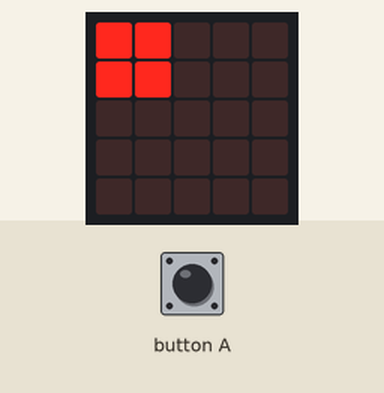
This program was run on a simulated BBC micro:bit (MakeCode). Shown: the board's 5×5 LED display. Inputs (shaded band) come from the test bench. Random numbers come from a fixed seed.

Above: at 1.2 s.
1.3 s: button A pressed for 0.15 s
At 2.4 s:
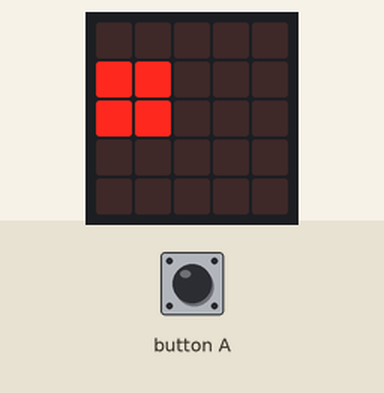
2.9 s: button A pressed for 0.15 s
At 3.6 s:
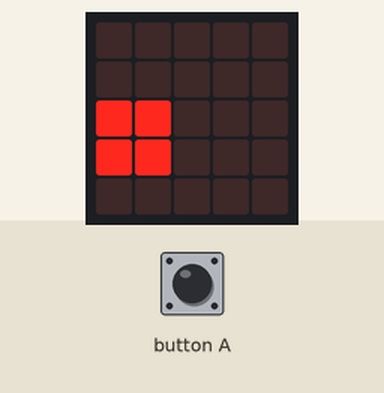
4.5 s: button A pressed for 0.15 s
At 5.3 s:
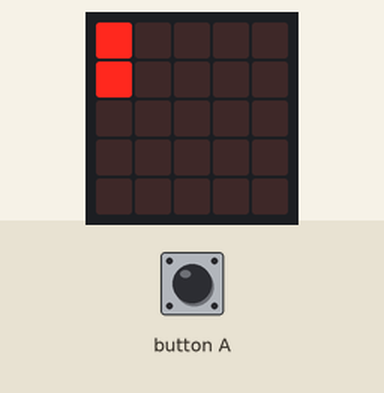
6.1 s: button A pressed for 0.15 s
At 7.2 s:
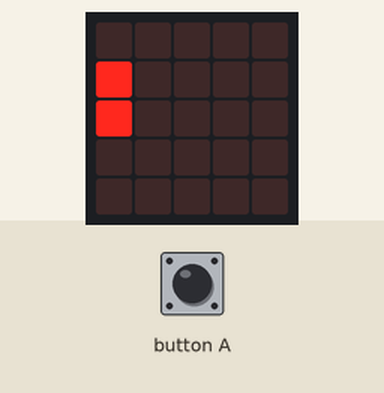
7.7 s: button A pressed for 0.15 s
At 8.4 s:
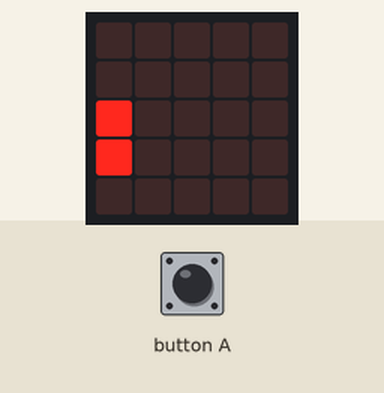
9.3 s: button A pressed for 0.15 s
At 10.3 s:
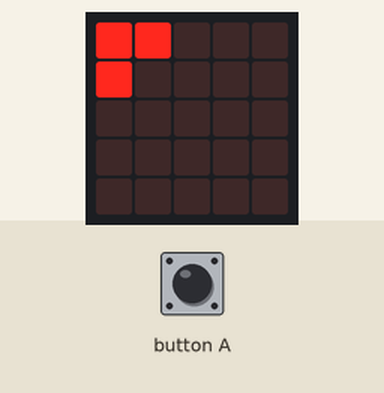
Timing chart, 0 to 11.9 s (numbered marks = the images above; inputs shaded):
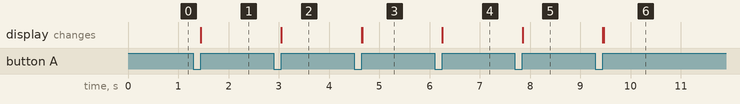

The program:

main.ts
```typescript
// Classes

class tetramino_meioI
{
    congelado : boolean
    x: number
    y: number
    p0: game.LedSprite
    p1: game.LedSprite

    constructor(x: number, y: number)
    {
        this.congelado = false
        this.x = x
        this.y = y
        this.p0 = game.createSprite(this.x, this.y)
        this.p1 = game.createSprite(this.x, this.y + 1)
    }

    descer()
    {
        if(this.congelado == false)
        {
            this.p0.setY(this.p0.y() + 1)
            this.p1.setY(this.p1.y() + 1)
            if (this.p0.y() == 4 || this.p1.y() == 4)
            {
                this.congelar()
            }
        }
    }

    congelar()
    {
        this.congelado = true
    }

    deletar() {
        this.p0.delete()
        this.p1.delete()
    }
}

class tetramino_O
{
    congelado : boolean
    x : number
    y : number
    p00: game.LedSprite
    p01: game.LedSprite
    p10: game.LedSprite
    p11: game.LedSprite

    constructor(x : number, y : number)
    {
        this.congelado = false
        this.x = x
        this.y = y
        this.p00 = game.createSprite(this.x, this.y)
        this.p01 = game.createSprite(this.x + 1, this.y)
        this.p10 = game.createSprite(this.x, this.y + 1)
        this.p11 = game.createSprite(this.x + 1, this.y + 1)
    }

    descer()
    {
        if(this.congelado == false)
        {
            this.p00.setY(this.p00.y() + 1)
            this.p01.setY(this.p01.y() + 1)
            this.p10.setY(this.p10.y() + 1)
            this.p11.setY(this.p11.y() + 1)
            if (this.p00.y() == 4 || this.p01.y() == 4 ||
                this.p10.y() == 4 || this.p11.y() == 4)
            {
                this.congelar()
            }
        }
    }

    congelar()
    {
        this.congelado = true
    }

    deletar()
    {
        this.p00.delete()
        this.p01.delete()
        this.p10.delete()
        this.p11.delete()
    }
}

class tetramino_curtoL
{
    congelado : boolean
    x: number
    y: number
    p00: game.LedSprite
    p01: game.LedSprite
    p10: game.LedSprite

    constructor(x: number, y: number)
    {
        this.congelado = false
        this.x = x
        this.y = y
        this.p00 = game.createSprite(this.x, this.y)
        this.p01 = game.createSprite(this.x + 1, this.y)
        this.p10 = game.createSprite(this.x, this.y + 1)
    }

    descer()
    {
        if(this.congelado == false)
        {
            this.p00.setY(this.p00.y() + 1)
            this.p01.setY(this.p01.y() + 1)
            this.p10.setY(this.p10.y() + 1)
            if (this.p00.y() == 4 || this.p01.y() == 4 ||
                this.p10.y() == 4)
            {
                this.congelar()
            }
        }
    }

    congelar()
    {
        this.congelado = true
    }

    deletar() {
        this.p00.delete()
        this.p01.delete()
        this.p10.delete()
    }
}

class tetramino_curtoJ
{
    congelado : boolean
    x: number
    y: number
    p00: game.LedSprite
    p01: game.LedSprite
    p11: game.LedSprite

    constructor(x: number, y: number)
    {
        this.congelado = false
        this.x = x
        this.y = y
        this.p00 = game.createSprite(this.x, this.y)
        this.p01 = game.createSprite(this.x + 1, this.y)
        this.p11 = game.createSprite(this.x + 1, this.y + 1)
    }

    descer()
    {
        if(this.congelado == false)
        {
            this.p00.setY(this.p00.y() + 1)
            this.p01.setY(this.p01.y() + 1)
            this.p11.setY(this.p11.y() + 1)
            if (this.p00.y() == 4 || this.p01.y() == 4 ||
                this.p11.y() == 4) {
                this.congelar()
            }
        }
    }

    congelar()
    {
        this.congelado = true
    }

    deletar() {
        this.p00.delete()
        this.p01.delete()
        this.p11.delete()
    }
}

// Funções

function novoTetramino() {
    let num = Math.randomRange(1, 4)
    if (num == 1) {
        return new tetramino_meioI(0, 0)
    }
    if (num == 2) {
        return new tetramino_O(0, 0)
    }
    if (num == 3) {
        return new tetramino_curtoL(0, 0)
    }
    else {
        return new tetramino_curtoJ(0, 0)
    }
}

// "Main"

let tetramino = novoTetramino()

input.onButtonPressed(Button.A, ()=>
{
    tetramino.descer()
})

basic.forever(()=>
{
    if(tetramino.congelado == true)
    {
        tetramino.deletar()
        tetramino = novoTetramino()
    }
})
```

test.ts
```typescript
// testes vão aqui; isto não será compilado quando este pacote for usado como uma extensão.
```

Measured:
- after the input at 1.3 s, the display: changes after 0.15 s (image 1)
- after the input at 2.9 s, the display: changes after 0.15 s (image 2)
- after the input at 4.5 s, the display: first changes after 0.15 s (image 3 shows a later state)
- after the input at 6.1 s, the display: changes after 0.15 s (image 4)
- after the input at 7.7 s, the display: changes after 0.15 s (image 5)
- after the input at 9.3 s, the display: first changes after 0.15 s (image 6 shows a later state)
